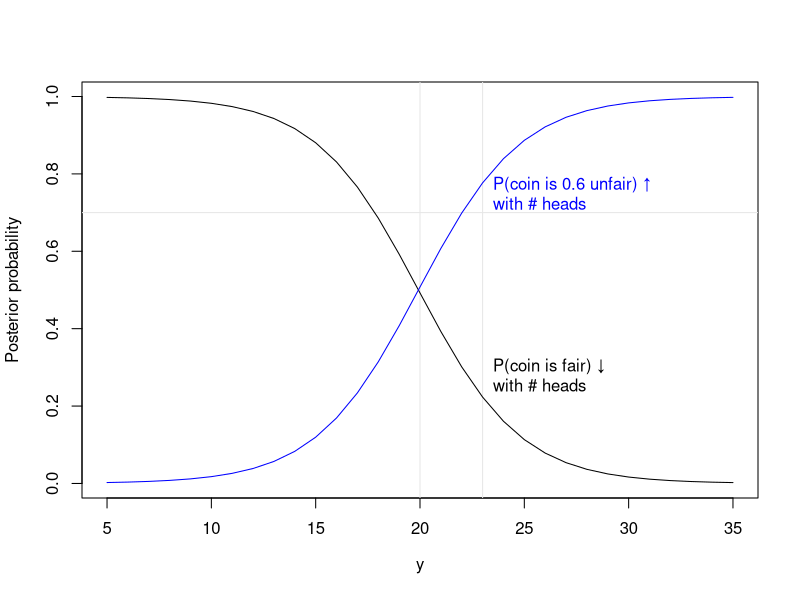

Reproduce this figure in R.
# biased coin with P(heads) = 0.6
# randomly mixes 6 fair coins. 3/10 of coins are fair
# only two values are possible 0.5 and 0.6

# before knowing anything, prior distribution is
prior_1 <- 0.3
prior_2 <- 0.7

# y = observed number of heads
n <- 40
y <- 5:35

post1 <- prior_1 * (0.5 ^ y) * (0.5 ^ (n - y))
post2 <- prior_2 * (0.6 ^ y) * (0.4 ^ (n - y))

total <- post1 + post2
post_1 <- post1 / total
post_2 <- post2 / total

plot(y, post_1, type = "n", xlab = expression(y), ylab = "Posterior probability") # nolint: line_length_linter.
abline(v = c(20, 23), col = gray(.9))
abline(h = prior_2, col = gray(.9))
lines(y, post_1)
lines(y, post_2, col = 'blue')
text(23.5, 0.75, 'P(coin is 0.6 unfair) ↑\nwith # heads',
     col='blue', adj=0)
text(23.5, 0.28, 'P(coin is fair) ↓\nwith # heads', adj=0)